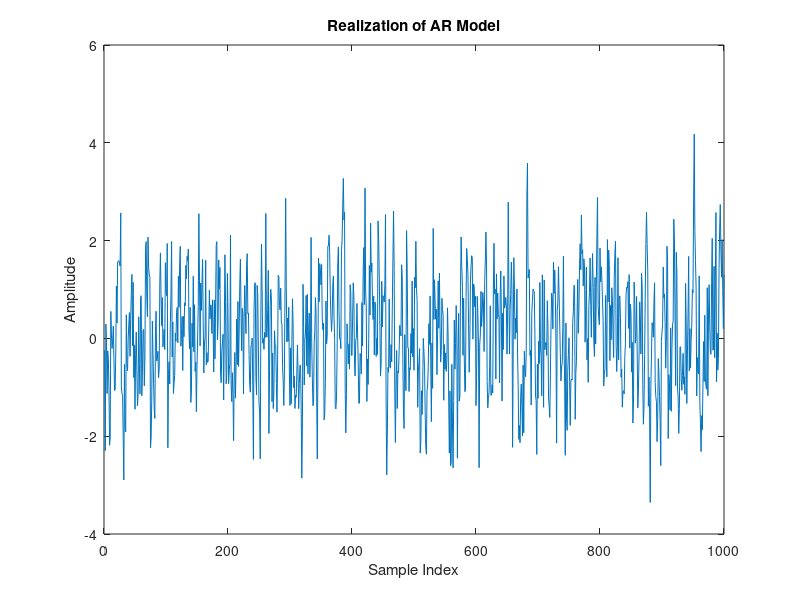

This figure's MATLAB source:
clear,clc,close all;
% Autoregressive Model (AR)
% No past values of the input are used
% Generate and plot a realization of a 1000 samples of
% Autoregressive model (AR) with the filter
% Hz=1/1−0.5*𝑧^-1
% Define the filter coefficients
a = [1, -0.5];

% Generate the AR process
ar_process = filter(1, a, randn(1, 1000));

% Plot the AR process
plot(ar_process);
title('Realization of AR Model');
xlabel('Sample Index');
ylabel('Amplitude');
